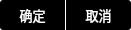
<?xml version="1.0" encoding="UTF-8"?>
<ui version="4.0">
 <class>STScreenshotToolbarClass</class>
 <widget class="QWidget" name="STScreenshotToolbarClass">
  <property name="geometry">
   <rect>
    <x>0</x>
    <y>0</y>
    <width>131</width>
    <height>30</height>
   </rect>
  </property>
  <property name="windowTitle">
   <string>STScreenshotToolbar</string>
  </property>
  <property name="styleSheet">
   <string notr="true">
background-color: rgba(0, 0, 0, 0);</string>
  </property>
  <layout class="QHBoxLayout" name="horizontalLayout">
   <property name="spacing">
    <number>0</number>
   </property>
   <property name="leftMargin">
    <number>0</number>
   </property>
   <property name="topMargin">
    <number>0</number>
   </property>
   <property name="rightMargin">
    <number>0</number>
   </property>
   <property name="bottomMargin">
    <number>0</number>
   </property>
   <item>
    <widget class="QPushButton" name="pbFinish">
     <property name="minimumSize">
      <size>
       <width>65</width>
       <height>30</height>
      </size>
     </property>
     <property name="maximumSize">
      <size>
       <width>65</width>
       <height>30</height>
      </size>
     </property>
     <property name="font">
      <font>
       <family>微软雅黑</family>
       <pointsize>10</pointsize>
      </font>
     </property>
     <property name="styleSheet">
      <string notr="true">

QPushButton {
	border-top-left-radius: 3px;
	border-bottom-left-radius: 3px;
	color: rgb(255, 255, 255);
	background-color: rgb(0, 0, 0);
}
QPushButton:hover:pressed {
	background-color: rgb(0, 0, 0);
}
QPushButton:hover:!pressed {
	background-color: rgb(63, 63, 63);
}</string>
     </property>
     <property name="text">
      <string>确定</string>
     </property>
     <property name="icon">
      <iconset resource="stsample.qrc">
       <normaloff>:/STSample/Resources/images/yes.png</normaloff>:/STSample/Resources/images/yes.png</iconset>
     </property>
     <property name="flat">
      <bool>true</bool>
     </property>
    </widget>
   </item>
   <item>
    <widget class="QLabel" name="label">
     <property name="minimumSize">
      <size>
       <width>1</width>
       <height>0</height>
      </size>
     </property>
     <property name="maximumSize">
      <size>
       <width>1</width>
       <height>16777215</height>
      </size>
     </property>
     <property name="styleSheet">
      <string notr="true">background-color: rgb(255, 255, 255);</string>
     </property>
     <property name="text">
      <string/>
     </property>
    </widget>
   </item>
   <item>
    <widget class="QPushButton" name="pbCancel">
     <property name="minimumSize">
      <size>
       <width>65</width>
       <height>30</height>
      </size>
     </property>
     <property name="maximumSize">
      <size>
       <width>65</width>
       <height>30</height>
      </size>
     </property>
     <property name="font">
      <font>
       <family>微软雅黑</family>
       <pointsize>10</pointsize>
      </font>
     </property>
     <property name="styleSheet">
      <string notr="true">

QPushButton {
	border-left-color: rgb(255, 255, 255);
	border-top-right-radius: 3px;
	border-bottom-right-radius: 3px;
	color: rgb(255, 255, 255);
	background-color: rgb(0, 0, 0);
}
QPushButton:hover:pressed {
	background-color: rgb(0, 0, 0);
}
QPushButton:hover:!pressed {
	background-color: rgb(63, 63, 63);
}</string>
     </property>
     <property name="text">
      <string>取消</string>
     </property>
     <property name="icon">
      <iconset resource="stsample.qrc">
       <normaloff>:/STSample/Resources/images/no.png</normaloff>:/STSample/Resources/images/no.png</iconset>
     </property>
     <property name="flat">
      <bool>true</bool>
     </property>
    </widget>
   </item>
  </layout>
 </widget>
 <resources>
  <include location="stsample.qrc"/>
 </resources>
 <connections/>
</ui>
